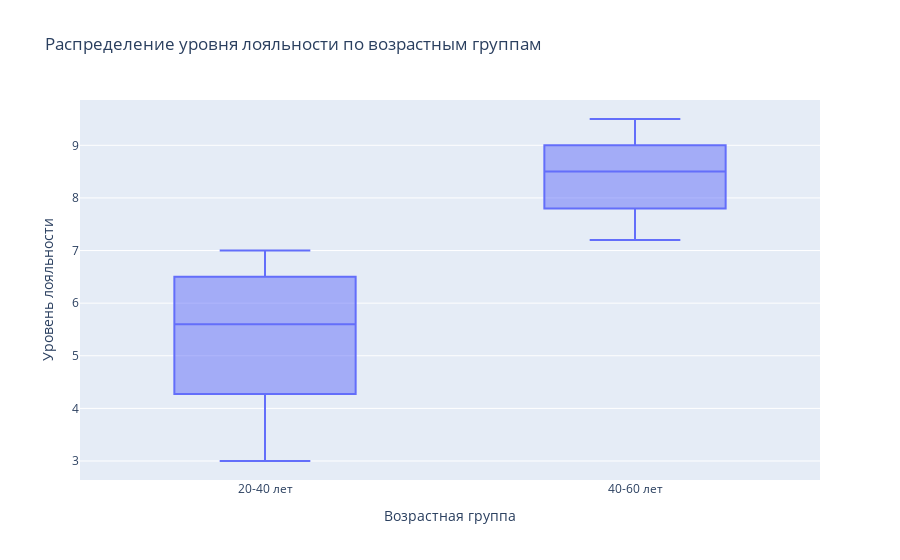

Notebook source saved alongside this figure:
### Markdown cell above
4. Постройте box plot отображающий распределение уровня лояльности для людей до 20 лет, от 20 до 40, от 40 до 60 и старше 60 лет

### Code cell
def age_group(age):
    if age < 20:
        return 'До 20 лет'
    elif 20 <= age < 40:
        return '20-40 лет'
    elif 40 <= age < 60:
        return '40-60 лет'
    else:
        return 'Старше 60 лет'

df['age_group'] = df['age'].apply(age_group)

fig = px.box(df, 
             x='age_group', 
             y='loyalty_score',
             title='Распределение уровня лояльности по возрастным группам',
             labels={'age_group': 'Возрастная группа',
                     'loyalty_score': 'Уровень лояльности'})

fig.show()

### Figure 1 — Plotly figure (JSON) as saved in the notebook; plotly's stock layout.template omitted (floating-point values rounded to 4 significant figures; data arrays with more than 128 entries replaced by an {"elided": "..."} marker saying what was removed)
{"data": [{"alignmentgroup": "True", "hovertemplate": "Возрастная группа=%{x}<br>Уровень лояльности=%{y}<extra></extra>", "legendgroup": "", "marker": {"color": "#636efa"}, "name": "", "notched": false, "offsetgroup": "", "orientation": "v", "showlegend": false, "type": "box", "x": {"elided": "238 str values"}, "x0": " ", "xaxis": "x", "y": {"elided": "238 float values"}, "y0": " ", "yaxis": "y"}], "layout": {"boxmode": "group", "legend": {"tracegroupgap": 0}, "title": {"text": "Распределение уровня лояльности по возрастным группам"}, "xaxis": {"anchor": "y", "domain": [0, 1], "title": {"text": "Возрастная группа"}}, "yaxis": {"anchor": "x", "domain": [0, 1], "title": {"text": "Уровень лояльности"}}}}
